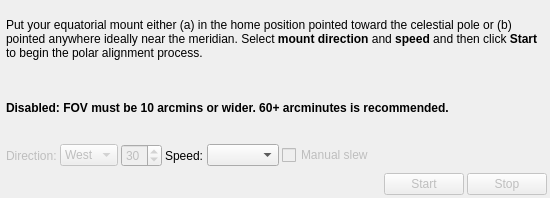
<?xml version="1.0" encoding="UTF-8"?>
<ui version="4.0">
 <class>PolarAlignmentAssistant</class>
 <widget class="QWidget" name="PolarAlignmentAssistant">
  <property name="enabled">
   <bool>true</bool>
  </property>
  <property name="geometry">
   <rect>
    <x>0</x>
    <y>0</y>
    <width>550</width>
    <height>198</height>
   </rect>
  </property>
  <property name="minimumSize">
   <size>
    <width>0</width>
    <height>150</height>
   </size>
  </property>
  <layout class="QVBoxLayout" name="mainPALayout">
   <property name="spacing">
    <number>3</number>
   </property>
   <property name="leftMargin">
    <number>3</number>
   </property>
   <property name="topMargin">
    <number>3</number>
   </property>
   <property name="rightMargin">
    <number>3</number>
   </property>
   <property name="bottomMargin">
    <number>3</number>
   </property>
   <item>
    <widget class="QStackedWidget" name="PAHWidgets">
     <property name="enabled">
      <bool>true</bool>
     </property>
     <property name="toolTip">
      <string>&lt;p&gt;Polar Alignment Helper tool requires the following:&lt;/p&gt;&lt;p&gt;1. German Equatorial Mount&lt;/p&gt;&lt;p&gt;2. Wide FOV &amp;gt; 1 degrees&lt;/p&gt;&lt;p&gt;For small FOVs, use the Legacy Polar Alignment Tool.&lt;/p&gt;</string>
     </property>
     <property name="frameShape">
      <enum>QFrame::NoFrame</enum>
     </property>
     <property name="currentIndex">
      <number>0</number>
     </property>
     <widget class="QWidget" name="PAHIntroPage">
      <property name="enabled">
       <bool>true</bool>
      </property>
      <layout class="QVBoxLayout" name="verticalLayout_6">
       <property name="spacing">
        <number>3</number>
       </property>
       <property name="leftMargin">
        <number>3</number>
       </property>
       <property name="topMargin">
        <number>3</number>
       </property>
       <property name="rightMargin">
        <number>3</number>
       </property>
       <property name="bottomMargin">
        <number>3</number>
       </property>
       <item>
        <widget class="QLabel" name="introText">
         <property name="enabled">
          <bool>true</bool>
         </property>
         <property name="text">
          <string>&lt;html&gt;&lt;head/&gt;&lt;body&gt;&lt;p&gt;Put your equatorial mount either (a) in the home position pointed toward the celestial pole or (b) pointed anywhere ideally near the meridian. Select &lt;span style=&quot; font-weight:600;&quot;&gt;mount direction&lt;/span&gt; and &lt;span style=&quot; font-weight:600;&quot;&gt;speed &lt;/span&gt;and then click &lt;span style=&quot; font-weight:600;&quot;&gt;Start&lt;/span&gt; to begin the polar alignment process.&lt;/p&gt;&lt;/body&gt;&lt;/html&gt;</string>
         </property>
         <property name="wordWrap">
          <bool>true</bool>
         </property>
        </widget>
       </item>
       <item>
        <widget class="QLabel" name="FOVDisabledLabel">
         <property name="text">
          <string>&lt;html&gt;&lt;head/&gt;&lt;body&gt;&lt;p&gt;&lt;span style=&quot; font-weight:600;&quot;&gt;Disabled: FOV must be 10 arcmins or wider. 60+ arcminutes is recommended.&lt;/span&gt;&lt;/p&gt;&lt;/body&gt;&lt;/html&gt;</string>
         </property>
         <property name="textFormat">
          <enum>Qt::RichText</enum>
         </property>
        </widget>
       </item>
       <item>
        <layout class="QHBoxLayout" name="horizontalLayout_4">
         <property name="spacing">
          <number>3</number>
         </property>
         <item>
          <widget class="QLabel" name="directionLabel">
           <property name="enabled">
            <bool>false</bool>
           </property>
           <property name="text">
            <string>Direction:</string>
           </property>
          </widget>
         </item>
         <item>
          <widget class="QComboBox" name="pAHDirection">
           <property name="enabled">
            <bool>false</bool>
           </property>
           <property name="toolTip">
            <string>Mount direction</string>
           </property>
           <item>
            <property name="text">
             <string>West</string>
            </property>
           </item>
           <item>
            <property name="text">
             <string>East</string>
            </property>
           </item>
          </widget>
         </item>
         <item>
          <widget class="QSpinBox" name="pAHRotation">
           <property name="enabled">
            <bool>false</bool>
           </property>
           <property name="toolTip">
            <string>Rotation magnitude in degrees</string>
           </property>
           <property name="minimum">
            <number>15</number>
           </property>
           <property name="maximum">
            <number>60</number>
           </property>
           <property name="singleStep">
            <number>15</number>
           </property>
           <property name="value">
            <number>30</number>
           </property>
          </widget>
         </item>
         <item>
          <widget class="QLabel" name="label">
           <property name="text">
            <string>Speed:</string>
           </property>
          </widget>
         </item>
         <item>
          <widget class="QComboBox" name="pAHMountSpeed"/>
         </item>
         <item>
          <widget class="QCheckBox" name="pAHManualSlew">
           <property name="enabled">
            <bool>false</bool>
           </property>
           <property name="toolTip">
            <string>Toggle for manual slewing with non-GOTO mounts</string>
           </property>
           <property name="text">
            <string>Manual slew</string>
           </property>
          </widget>
         </item>
         <item>
          <spacer name="horizontalSpacer_3">
           <property name="orientation">
            <enum>Qt::Horizontal</enum>
           </property>
           <property name="sizeHint" stdset="0">
            <size>
             <width>40</width>
             <height>20</height>
            </size>
           </property>
          </spacer>
         </item>
        </layout>
       </item>
      </layout>
     </widget>
     <widget class="QWidget" name="PAHMessagePage">
      <layout class="QVBoxLayout" name="verticalLayout_5">
       <property name="spacing">
        <number>3</number>
       </property>
       <property name="leftMargin">
        <number>3</number>
       </property>
       <property name="topMargin">
        <number>3</number>
       </property>
       <property name="rightMargin">
        <number>3</number>
       </property>
       <property name="bottomMargin">
        <number>3</number>
       </property>
       <item>
        <widget class="QLabel" name="PAHMessageText">
         <property name="text">
          <string>&lt;p&gt;The assistant requires three images to find a solution.  Ekos is now capturing the first image...&lt;/p&gt;</string>
         </property>
         <property name="wordWrap">
          <bool>true</bool>
         </property>
        </widget>
       </item>
       <item>
        <spacer name="verticalSpacer_1">
         <property name="orientation">
          <enum>Qt::Vertical</enum>
         </property>
         <property name="sizeType">
          <enum>QSizePolicy::Expanding</enum>
         </property>
         <property name="sizeHint" stdset="0">
          <size>
           <width>0</width>
           <height>150</height>
          </size>
         </property>
        </spacer>
       </item>
      </layout>
     </widget>
     <widget class="QWidget" name="PAHManualRotatePage">
      <layout class="QVBoxLayout" name="verticalLayout_manual">
       <property name="spacing">
        <number>3</number>
       </property>
       <property name="leftMargin">
        <number>3</number>
       </property>
       <property name="topMargin">
        <number>3</number>
       </property>
       <property name="rightMargin">
        <number>3</number>
       </property>
       <property name="bottomMargin">
        <number>3</number>
       </property>
       <item>
        <layout class="QHBoxLayout" name="horizontalLayout_manual">
         <property name="spacing">
          <number>3</number>
         </property>
         <item>
          <widget class="QLabel" name="manualRotateText">
           <property name="text">
            <string>Please rotate your mount in RA</string>
           </property>
           <property name="wordWrap">
            <bool>true</bool>
           </property>
          </widget>
         </item>
         <item>
          <widget class="QPushButton" name="PAHManualDone">
           <property name="maximumSize">
            <size>
             <width>80</width>
             <height>16777215</height>
            </size>
           </property>
           <property name="text">
            <string>Done</string>
           </property>
          </widget>
         </item>
        </layout>
       </item>
      </layout>
     </widget>
     <widget class="QWidget" name="PAHRefreshPage">
      <layout class="QVBoxLayout" name="verticalLayout_15">
       <property name="spacing">
        <number>3</number>
       </property>
       <property name="leftMargin">
        <number>3</number>
       </property>
       <property name="topMargin">
        <number>3</number>
       </property>
       <property name="rightMargin">
        <number>3</number>
       </property>
       <property name="bottomMargin">
        <number>3</number>
       </property>
       <item>
        <widget class="QLabel" name="refreshText">
         <property name="text">
          <string/>
         </property>
         <property name="wordWrap">
          <bool>true</bool>
         </property>
        </widget>
       </item>
       <item>
        <spacer name="verticalSpacer_2">
         <property name="orientation">
          <enum>Qt::Vertical</enum>
         </property>
         <property name="sizeType">
          <enum>QSizePolicy::Maximum</enum>
         </property>
         <property name="sizeHint" stdset="0">
          <size>
           <width>0</width>
           <height>100</height>
          </size>
         </property>
        </spacer>
       </item>
       <item>
        <layout class="QHBoxLayout" name="horizontalLayout_15">
         <property name="spacing">
          <number>3</number>
         </property>
         <item>
          <widget class="QPushButton" name="PAHRefreshB">
           <property name="toolTip">
            <string>Start the refresh phase--where image captures loop while you adjust the altitude and azimuth knobs to correct polar alignment.</string>
           </property>
           <property name="text">
            <string>Refresh</string>
           </property>
          </widget>
         </item>
         <item>
          <widget class="QDoubleSpinBox" name="pAHExposure">
           <property name="toolTip">
            <string>Exposure duration in seconds during refresh phase</string>
           </property>
           <property name="decimals">
            <number>1</number>
           </property>
           <property name="minimum">
            <double>1.000000000000000</double>
           </property>
           <property name="maximum">
            <double>30.000000000000000</double>
           </property>
           <property name="value">
            <double>2.000000000000000</double>
           </property>
          </widget>
         </item>
         <item>
          <spacer name="horizontalSpacer_7">
           <property name="orientation">
            <enum>Qt::Horizontal</enum>
           </property>
           <property name="sizeType">
            <enum>QSizePolicy::Maximum</enum>
           </property>
           <property name="sizeHint" stdset="0">
            <size>
             <width>20</width>
             <height>20</height>
            </size>
           </property>
          </spacer>
         </item>
         <item>
          <widget class="QLabel" name="PAHIteration">
           <property name="enabled">
            <bool>true</bool>
           </property>
           <property name="text">
            <string>Image#</string>
           </property>
          </widget>
         </item>
         <item>
          <spacer name="horizontalSpacer_7c">
           <property name="orientation">
            <enum>Qt::Horizontal</enum>
           </property>
           <property name="sizeType">
            <enum>QSizePolicy::Maximum</enum>
           </property>
           <property name="sizeHint" stdset="0">
            <size>
             <width>20</width>
             <height>20</height>
            </size>
           </property>
          </spacer>
         </item>
         <item>
          <widget class="QComboBox" name="pAHRefreshAlgorithm">
           <property name="sizePolicy">
            <sizepolicy hsizetype="Preferred" vsizetype="Preferred">
             <horstretch>0</horstretch>
             <verstretch>0</verstretch>
            </sizepolicy>
           </property>
           <property name="toolTip">
            <string>&lt;html&gt;&lt;head/&gt;&lt;body&gt;&lt;p&gt;Select polar-alignment correction algorithm:&lt;/p&gt;&lt;ul style=&quot;margin-top: 0px; margin-bottom: 0px; margin-left: 0px; margin-right: 0px; -qt-list-indent: 1;&quot;&gt;&lt;li style=&quot; margin-top:12px; margin-bottom:0px; margin-left:0px; margin-right:0px; -qt-block-indent:0; text-indent:0px;&quot;&gt;&lt;span style=&quot; font-weight:600;&quot;&gt;Plate Solve&lt;/span&gt;: Uses plate solving to track what the corrected alignment error is during the Refresh process. User should try to reduce the error in the Updated Err line below and minimize the size of the arrows. This is the only scheme that can fully correct an error larger than the image field-of-view, but depends on reliable plate solving. &lt;/li&gt;&lt;li style=&quot; margin-top:0px; margin-bottom:0px; margin-left:0px; margin-right:0px; -qt-block-indent:0; text-indent:0px;&quot;&gt;&lt;span style=&quot; font-weight:600;&quot;&gt;Move Star&lt;/span&gt;: A triangle is overlayed on the above captured image. User selects a star and moves the star along the triangle to improve the polar alignment. Corrected polar-alignment error is not estimated during the process. If the alignment error is larger than the image field-of-view, this scheme must be used iteratively.&lt;/li&gt;&lt;li style=&quot; margin-top:0px; margin-bottom:12px; margin-left:0px; margin-right:0px; -qt-block-indent:0; text-indent:0px;&quot;&gt;&lt;span style=&quot; font-weight:600;&quot;&gt;Move Star and Calc Error&lt;/span&gt;: Like Move Star, but Ekos attempts to track the star being moved and estimates the current alignment error when it can.&lt;/li&gt;&lt;/ul&gt;&lt;p&gt;&lt;/body&gt;&lt;/html&gt;</string>
           </property>
           <item>
            <property name="text">
             <string>Plate Solve</string>
            </property>
           </item>
           <item>
            <property name="text">
             <string>Move Star</string>
            </property>
           </item>
           <item>
            <property name="text">
             <string>Move Star &amp; Calc Error</string>
            </property>
           </item>
          </widget>
         </item>
         <item>
          <spacer name="horizontalSpacer_7b">
           <property name="orientation">
            <enum>Qt::Horizontal</enum>
           </property>
           <property name="sizeHint" stdset="0">
            <size>
             <width>40</width>
             <height>20</height>
            </size>
           </property>
          </spacer>
         </item>
        </layout>
       </item>
       <item>
        <spacer name="verticalSpacerBeforeErrors">
         <property name="orientation">
          <enum>Qt::Vertical</enum>
         </property>
         <property name="sizeType">
          <enum>QSizePolicy::Expanding</enum>
         </property>
         <property name="sizeHint" stdset="0">
          <size>
           <width>20</width>
           <height>20</height>
          </size>
         </property>
        </spacer>
       </item>
       <item>
        <layout class="QGridLayout" name="PAHErrorLines" rowstretch="0,0,0" columnstretch="0,0,0,0,0,0,0">
         <item row="0" column="2" colspan="2" alignment="Qt::AlignHCenter">
          <widget class="QLabel" name="arrowAlt">
           <property name="enabled">
            <bool>true</bool>
           </property>
           <property name="text">
            <string/>
           </property>
          </widget>
         </item>
         <item row="0" column="4" colspan="2" alignment="Qt::AlignHCenter">
          <widget class="QLabel" name="arrowAz">
           <property name="enabled">
            <bool>true</bool>
           </property>
           <property name="text">
            <string/>
           </property>
          </widget>
         </item>
         <item row="1" column="0">
          <widget class="QLabel" name="label_PAHOrigErrorTotal">
           <property name="minimumSize">
            <size>
             <width>100</width>
             <height>0</height>
            </size>
           </property>
           <property name="maximumSize">
            <size>
             <width>100</width>
             <height>16777215</height>
            </size>
           </property>
           <property name="toolTip">
            <string>Polar Alignment total error measured by the 3 exposures at the start of the polar-alignment procedure.</string>
           </property>
           <property name="text">
            <string>Measured Err:</string>
           </property>
           <property name="alignment">
            <set>Qt::AlignRight|Qt::AlignTrailing|Qt::AlignVCenter</set>
           </property>
          </widget>
         </item>
         <item row="1" column="1">
          <widget class="QLabel" name="PAHOrigErrorTotal">
           <property name="minimumSize">
            <size>
             <width>100</width>
             <height>0</height>
            </size>
           </property>
           <property name="maximumSize">
            <size>
             <width>100</width>
             <height>16777215</height>
            </size>
           </property>
           <property name="toolTip">
            <string>Polar Alignment total error measured by the 3 exposures at the start of the polar-alignment procedure.</string>
           </property>
          </widget>
         </item>
         <item row="1" column="2">
          <widget class="QLabel" name="label_PAHOrigErrorAlt">
           <property name="minimumSize">
            <size>
             <width>50</width>
             <height>0</height>
            </size>
           </property>
           <property name="maximumSize">
            <size>
             <width>50</width>
             <height>16777215</height>
            </size>
           </property>
           <property name="toolTip">
            <string>Polar Alignment altitude error measured by the 3 exposures at the start of the polar-alignment procedure.</string>
           </property>
           <property name="text">
            <string>Alt:</string>
           </property>
           <property name="alignment">
            <set>Qt::AlignRight|Qt::AlignTrailing|Qt::AlignVCenter</set>
           </property>
          </widget>
         </item>
         <item row="1" column="3">
          <widget class="QLabel" name="PAHOrigErrorAlt">
           <property name="minimumSize">
            <size>
             <width>100</width>
             <height>0</height>
            </size>
           </property>
           <property name="maximumSize">
            <size>
             <width>100</width>
             <height>16777215</height>
            </size>
           </property>
           <property name="toolTip">
            <string>Polar Alignment altitude error measured by the 3 exposures at the start of the polar-alignment procedure.</string>
           </property>
          </widget>
         </item>
         <item row="1" column="4">
          <widget class="QLabel" name="label_PAHOrigErrorAz">
           <property name="minimumSize">
            <size>
             <width>50</width>
             <height>0</height>
            </size>
           </property>
           <property name="maximumSize">
            <size>
             <width>50</width>
             <height>16777215</height>
            </size>
           </property>
           <property name="toolTip">
            <string>Polar Alignment azimuth error measured by the 3 exposures at the start of the polar-alignment procedure.</string>
           </property>
           <property name="text">
            <string>Az:</string>
           </property>
           <property name="alignment">
            <set>Qt::AlignRight|Qt::AlignTrailing|Qt::AlignVCenter</set>
           </property>
          </widget>
         </item>
         <item row="1" column="5">
          <widget class="QLabel" name="PAHOrigErrorAz">
           <property name="minimumSize">
            <size>
             <width>100</width>
             <height>0</height>
            </size>
           </property>
           <property name="maximumSize">
            <size>
             <width>100</width>
             <height>16777215</height>
            </size>
           </property>
           <property name="toolTip">
            <string>Polar Alignment azimuth error measured by the 3 exposures at the start of the polar-alignment procedure.</string>
           </property>
          </widget>
         </item>
         <item row="1" column="6">
          <spacer name="horizontalSpacer_origError">
           <property name="orientation">
            <enum>Qt::Horizontal</enum>
           </property>
           <property name="sizeHint" stdset="0">
            <size>
             <width>40</width>
             <height>20</height>
            </size>
           </property>
          </spacer>
         </item>
         <item row="2" column="0">
          <widget class="QLabel" name="label_PAHUpdatedErrorTotal">
           <property name="minimumSize">
            <size>
             <width>100</width>
             <height>0</height>
            </size>
           </property>
           <property name="maximumSize">
            <size>
             <width>100</width>
             <height>16777215</height>
            </size>
           </property>
           <property name="toolTip">
            <string>Polar Alignment total error estimated after recent adjustments.</string>
           </property>
           <property name="text">
            <string>Updated Err:</string>
           </property>
           <property name="alignment">
            <set>Qt::AlignRight|Qt::AlignTrailing|Qt::AlignVCenter</set>
           </property>
          </widget>
         </item>
         <item row="2" column="1">
          <widget class="QLabel" name="PAHUpdatedErrorTotal">
           <property name="minimumSize">
            <size>
             <width>100</width>
             <height>0</height>
            </size>
           </property>
           <property name="maximumSize">
            <size>
             <width>100</width>
             <height>16777215</height>
            </size>
           </property>
           <property name="toolTip">
            <string>Polar Alignment total error estimated after recent adjustments.</string>
           </property>
          </widget>
         </item>
         <item row="2" column="2">
          <widget class="QLabel" name="label_PAHUpdatedErrorAlt">
           <property name="minimumSize">
            <size>
             <width>50</width>
             <height>0</height>
            </size>
           </property>
           <property name="maximumSize">
            <size>
             <width>50</width>
             <height>16777215</height>
            </size>
           </property>
           <property name="toolTip">
            <string>Polar Alignment altitude error estimated after recent adjustments.</string>
           </property>
           <property name="text">
            <string/>
           </property>
           <property name="alignment">
            <set>Qt::AlignRight|Qt::AlignTrailing|Qt::AlignVCenter</set>
           </property>
          </widget>
         </item>
         <item row="2" column="3">
          <widget class="QLabel" name="PAHUpdatedErrorAlt">
           <property name="minimumSize">
            <size>
             <width>100</width>
             <height>0</height>
            </size>
           </property>
           <property name="maximumSize">
            <size>
             <width>50</width>
             <height>16777215</height>
            </size>
           </property>
           <property name="toolTip">
            <string>Polar Alignment altitude error estimated after recent adjustments.</string>
           </property>
          </widget>
         </item>
         <item row="2" column="4">
          <widget class="QLabel" name="label_PAHUpdatedErrorAz">
           <property name="minimumSize">
            <size>
             <width>50</width>
             <height>0</height>
            </size>
           </property>
           <property name="maximumSize">
            <size>
             <width>50</width>
             <height>16777215</height>
            </size>
           </property>
           <property name="toolTip">
            <string>Polar Alignment azimuth error estimated after recent adjustments.</string>
           </property>
           <property name="text">
            <string/>
           </property>
           <property name="alignment">
            <set>Qt::AlignRight|Qt::AlignTrailing|Qt::AlignVCenter</set>
           </property>
          </widget>
         </item>
         <item row="2" column="5">
          <widget class="QLabel" name="PAHUpdatedErrorAz">
           <property name="minimumSize">
            <size>
             <width>100</width>
             <height>0</height>
            </size>
           </property>
           <property name="maximumSize">
            <size>
             <width>100</width>
             <height>16777215</height>
            </size>
           </property>
           <property name="toolTip">
            <string>Polar Alignment azimuth error estimated after recent adjustments.</string>
           </property>
          </widget>
         </item>
         <item row="2" column="6">
          <spacer name="horizontalSpacer_updatedError">
           <property name="orientation">
            <enum>Qt::Horizontal</enum>
           </property>
           <property name="sizeHint" stdset="0">
            <size>
             <width>40</width>
             <height>20</height>
            </size>
           </property>
          </spacer>
         </item>
        </layout>
       </item>
      </layout>
     </widget>
    </widget>
   </item>
   <item>
    <layout class="QHBoxLayout" name="horizontalLayout_2">
     <property name="spacing">
      <number>3</number>
     </property>
     <item>
      <spacer name="horizontalSpacer_2">
       <property name="orientation">
        <enum>Qt::Horizontal</enum>
       </property>
       <property name="sizeHint" stdset="0">
        <size>
         <width>40</width>
         <height>20</height>
        </size>
       </property>
      </spacer>
     </item>
     <item>
      <widget class="QPushButton" name="PAHStartB">
       <property name="enabled">
        <bool>false</bool>
       </property>
       <property name="toolTip">
        <string>Start</string>
       </property>
       <property name="text">
        <string>Start</string>
       </property>
      </widget>
     </item>
     <item>
      <widget class="QPushButton" name="PAHStopB">
       <property name="enabled">
        <bool>false</bool>
       </property>
       <property name="toolTip">
        <string>Stop</string>
       </property>
       <property name="text">
        <string>Stop</string>
       </property>
      </widget>
     </item>
    </layout>
   </item>
  </layout>
 </widget>
 <resources/>
 <connections/>
</ui>
